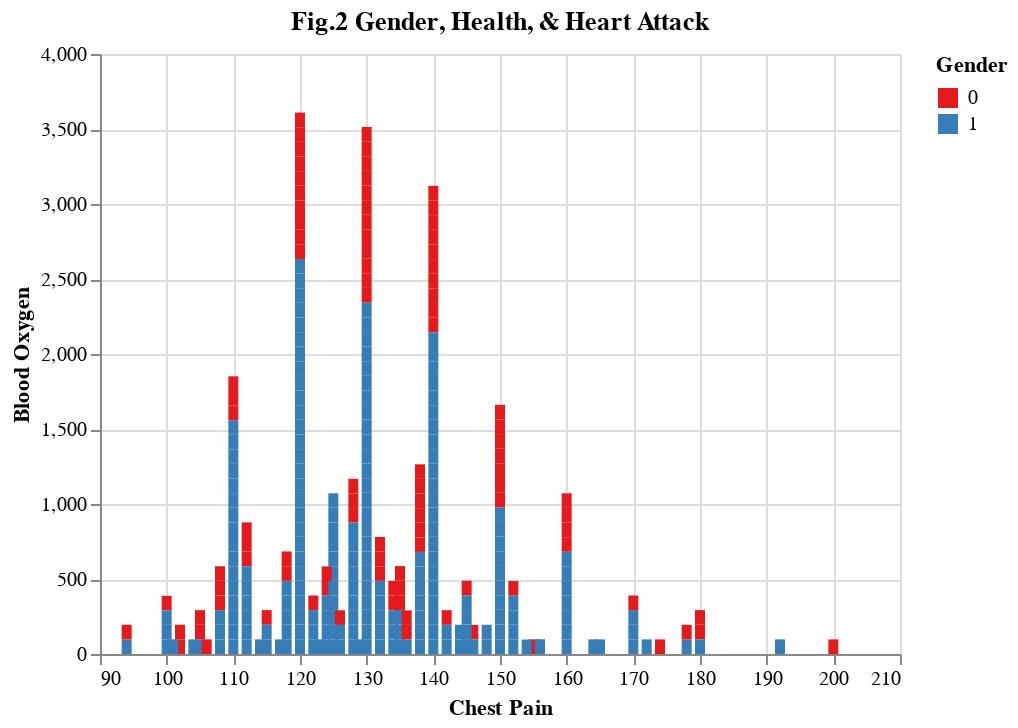

Notebook source saved alongside this figure:
### Code cell
# making plots

fig2 = ( 
    alt.Chart(awake_df)
    .mark_bar()
    .encode(
        alt.X("Rblood_pressure:Q", title ="Chest Pain"),
        alt.Y("Blood_oxygen:Q", title = "Blood Oxygen"),
        alt.Color("sex:N", scale=alt.Scale(scheme="set1"), title="Gender"
        ),
        tooltip=[
            "chest_pain:Q",
            "Rblood_pressure:Q",
            "cholesterol:Q",
            "Fblood_sugar:Q",
            "Rest_ECG:Q",
            "Max_heart_rate:Q",
            "Heart_attack:N"
        ],
    )
    .properties(title="Fig.2 Gender, Health, & Heart Attack")
)
fig2

### Figure 1 — Vega-Lite specification as saved in the notebook (floating-point values rounded to 4 significant figures; data arrays with more than 128 entries replaced by an {"elided": "..."} marker saying what was removed)
{"config": {"view": {"continuousWidth": 400, "continuousHeight": 300}}, "data": {"name": "data-edb6959aedb8b6e09a998ad9e7e4249f"}, "mark": "bar", "encoding": {"color": {"field": "sex", "scale": {"scheme": "set1"}, "title": "Gender", "type": "nominal"}, "tooltip": [{"field": "chest_pain", "type": "quantitative"}, {"field": "Rblood_pressure", "type": "quantitative"}, {"field": "cholesterol", "type": "quantitative"}, {"field": "Fblood_sugar", "type": "quantitative"}, {"field": "Rest_ECG", "type": "quantitative"}, {"field": "Max_heart_rate", "type": "quantitative"}, {"field": "Heart_attack", "type": "nominal"}], "x": {"field": "Rblood_pressure", "title": "Chest Pain", "type": "quantitative"}, "y": {"field": "Blood_oxygen", "title": "Blood Oxygen", "type": "quantitative"}}, "title": "Fig.2 Gender, Health, & Heart Attack", "$schema": "https://vega.github.io/schema/vega-lite/v4.17.0.json", "datasets": {"data-edb6959aedb8b6e09a998ad9e7e4249f": {"elided": "303 records"}}}
